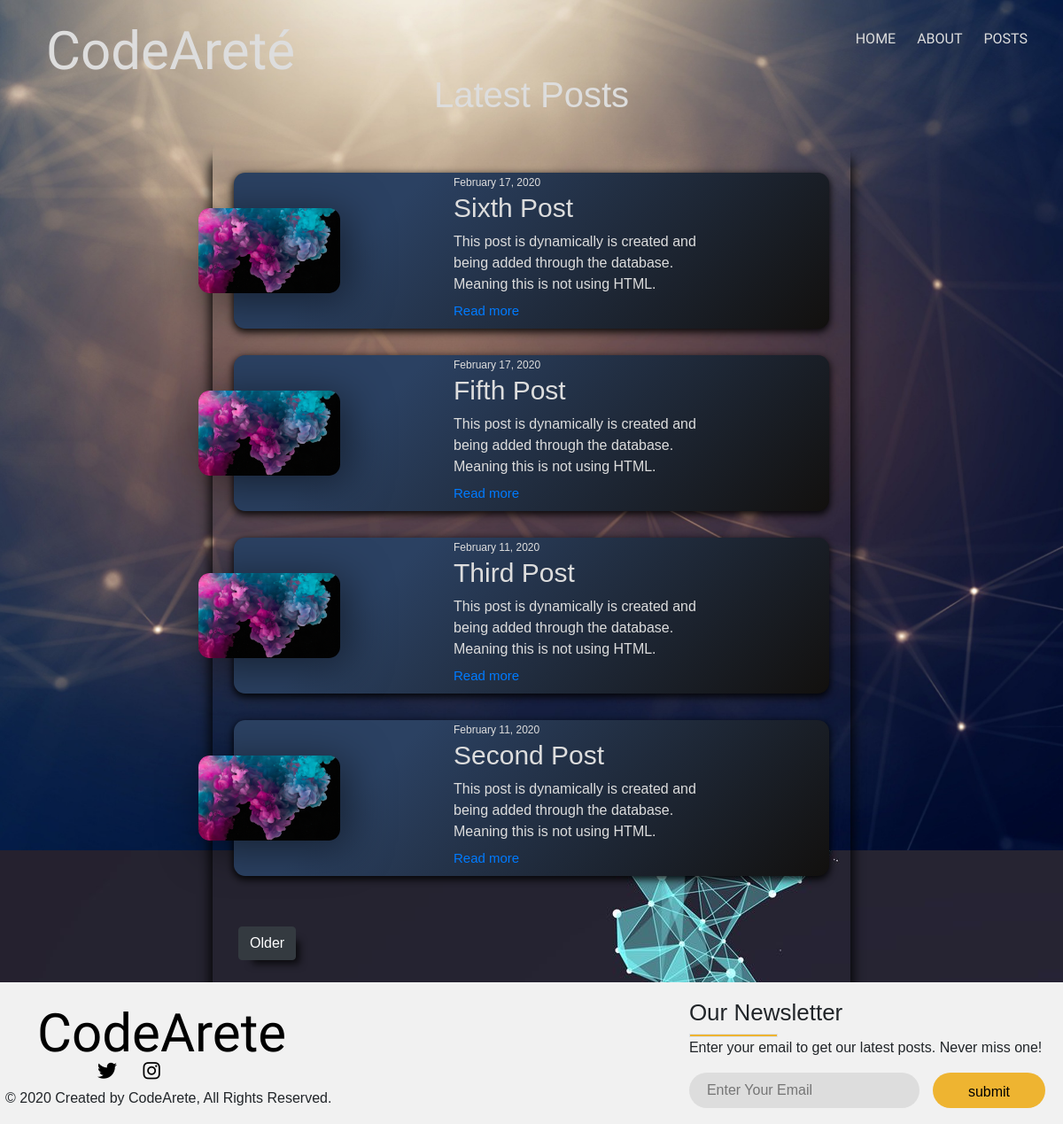
/posts/, run on the app's committed database.
### blog/models.py (models this page shows, shortened)
class POST(models.Model):
    id = models.AutoField(primary_key=True)
    title = models.CharField(max_length=200)
    summary = models.TextField()
    content = models.TextField()
    Photo = models.ImageField(upload_to='images/', blank=True)
    date_posted = models.DateTimeField(default=timezone.now)
    author = models.ForeignKey(User, on_delete=models.CASCADE)
    class Meta:
        verbose_name = "post"
        verbose_name_plural = "posts"
        ordering = ['-date_posted']

### blog/views.py (the view)
# urls.py: path('posts/', views.posts, name='blog-posts'),
def posts(request):
    b = 0
    e = 4
    posts = POST.objects.all()[b:e]
    context = {
        'post' : posts,
        'e' : e,
        'limit' : limit
    }
    return render(request, 'blog/posts.html', context)

### blog/templates/blog/posts.html (shortened to what this page needs)
{% extends 'blog/base.html' %}
{% load static %}
{% block content %}
<link rel="stylesheet" href="{% static 'blog/css/post.css' %}">
<div class="page-title">
    <h1>Latest Posts</h1>
</div>
<div class="container-post">
    {% if limit > e %}
        <form action="{% url 'blog-older' %}" method="POST" class="older-form">{% csrf_token %}
            <input class="btn btn-dark older" type="submit" value="Older">
        </form>
    {% endif %}
    {% for posts in post %}
        <div class="post">
            <div class="post-img">
                <img src="{% static 'blog/img/post.jpg' %}">
            </div>
            <div class="post-info">
                <div class="post-date">
                    <span>{{ posts.date_posted|date:"F d, Y" }} </span>
                </div>
                <h1 class="post-title">{{ posts.title }}</h1>
                <p class="post-text">{{ posts.summary }}</p>
                <a href="{{ posts.id }}" class="post-cta">Read more</a>
            </div>
        </div>
    {% endfor %}
</div>
{% endblock %}

### blog/templates/blog/base.html (shortened to what this page needs)
{% load static %}
<!DOCTYPE html>
<html lang="en">
<head>
    <link rel="stylesheet" href="https://stackpath.bootstrapcdn.com/bootstrap/4.4.1/css/bootstrap.min.css">
    <link rel="stylesheet" href="{% static 'blog/css/style.css' %}">
</head>
<body>
    <header>
        <div class="container">
            <h1 class="main-logo">CodeAreté</h1>
        <ul>
            <li><a href="{% url 'blog-home' %}">Home</a></li>
            <li><a href="{% url 'blog-about' %}">About</a></li>
            <li><a href="{% url 'blog-posts' %}">Posts</a></li>
        </ul>
        </div>
    </header>
    {% block content %}
    {% endblock %}
    <footer>
        <div class="footer-container">
            <div class="left-col">
                <h1 class="logo">CodeArete</h1>
                <div class="social-media">
                    <a href="#"><i class="fab fa-twitter"></i></a>
                    <a href="#"><i class="fab fa-instagram"></i></a>
                </div>
                <p class="rights">© 2020 Created by CodeArete, All Rights Reserved.</p>
            </div>
            <div class="right-col">
                <h1>Our Newsletter</h1>
                <div class="border"></div>
                <p>Enter your email to get our latest posts. Never miss one!</p>
                <form action="" class="newsletter-form">
                    <input type="text" class="text" placeholder="Enter Your Email">
                    <input type="submit" class="btn-2" value="submit">
                </form>
            </div>
        </div>
    </footer>
</body>
</html>

### static/blog/css/style.css (style rules this page uses)
html, body { background: black; background: url('../img/network.jpg'); background-position: center; background-attachment: fixed; margin: 0; padding: 0; height: 100%; font-family: sans-serif; }
div.container { min-height: 100%; max-width: 100%; margin: 0 auto; padding: 0 30px; }
header { background-color:rgba(255, 255, 255, 0.001); float: left; width: 100%; position: relative; z-index: 20; }
header h1 { color: #ddd; font-family: 'Satisfy', cursive; float: left; margin: 22px 0 7px 22px; font-size: 60px; transition: .4s linear; }
header ul { list-style-type: none; padding: 0; margin: 22px 0 0 0; float: right; font-family: 'Satisfy', cursive; }
header ul li { display: inline; }
header ul li a { color: #ddd; text-transform: uppercase; text-decoration: none; padding: 10px; display: inline-block; transition: .4s linear; }
footer { background: #f1f1f1; position: relative; padding: 90px, 0; height: 160px; }
.footer-container { max-width: 1300px; margin: auto; padding: 0 20px; display: flex; justify-content: space-between; align-items: center; flex-wrap: wrap-reverse; }
.logo { color: black; font-family: 'Satisfy', cursive; float: left; margin: 22px 0 7px 22px; font-size: 60px; width: 180px; transition: .4s linear; }
.social-media { position: relative; margin: 20px 0; top: 4em; right: 7em; }
.social-media a { color: black; margin-right: 25px; font-size: 22px; text-decoration: none; transition: .4s linear; }
.rights { float: left; position: relative; bottom: -18px; right: 1.5em; }
.right-col { position: relative; top: 10px; }
.right-col h1 { font-size: 26px; }
.border { width: 100px; height: 4px; background: #EEB431; }
.newsletter-form { display: flex; justify-content: center; align-items: center; flex-wrap: wrap; }
.text { position: relative; flex: 1; padding: 18px 20px; font-size: 16px; color: 293043; background: #ddd; border: none; font-weight: 700px; outline: none; border-radius: 30px; min-width: 260px; height: 40px; }
.btn-2 { position: relative; padding: 18px 40px; font-size: 16px; color: 293043; background: #EEB431; border: none; font-weight: 700px; outline: none; border-radius: 30px; height: 20px; padding-bottom: 30px; padding-top: 10px; margin-left: 15px; cursor: pointer; transition: opacity .3s linear; }
@media screen and (min-width: 1025px) { .rights { margin-left: 10px; } }
.post-img img { width: 100%; }

### static/blog/css/post.css (style rules this page uses)
*, *::before, *::after { margin: 0; padding: 0; box-sizing: border-box; }
body { background: url('../img/fractal.jpg'); background-position: center center; background-repeat: no-repeat; background-size: cover; height: 120vh; }
img { width: 100%; }
.page-title h1 { text-align: center; color: #ddd; position: relative; bottom: 18px; }
.container-post { width: 60%; min-height: 99.5vh; display: grid; align-items: center; justify-content: center; position: relative; margin-top: auto; margin-right: auto; margin-left: auto; padding: 4rem 1.5rem; border-top-left-radius: .9rem; border-top-right-radius: .9rem; box-shadow: 0px 21px 13px 3px rgba(0,0,0,0.87); position: relative; }
.post { width: 100%; max-width: 60rem; height: 10rem; padding: 5.5rem; background-color: #2b4162; background-image: linear-gradient(315deg, #12100e 0%, #2b4162 74%); box-shadow: 0px 3px 8px 1px rgba(0,0,0,0.87); display: flex; align-items: center; border-radius: .8rem; position: relative; margin: 15px 0 15px 0; bottom: 20%; }
.post-img { min-width: 10rem; max-width: 10rem; height: 6rem; transform: translateX(-8rem); position: relative; }
.post-img img { width: 100%; height: 100%; object-fit: cover; display: block; border-radius: .8rem; }
.post-img::before { content: ''; width: 100%; height: 100%; position: absolute; top: 0; left: 0; box-shadow: .5rem .5rem 3rem 1px rgba(0,0,0, .5); border-radius: .8rem; }
.post-date { display: block; }
.post-title { font-size: 30px; color: #ddd; }
.post-date span { font-size: 12px; color: #ddd; }
.post-text { width: 90%; color: #ddd; }
.post-cta { font-size: 15px; position: relative; bottom: 10px; }
.older { display: inline-block; align-self: center; position: absolute; bottom: 20px; margin: 5px; box-shadow: 10px 10px 9px -6px rgba(0,0,0,0.75); }

### data on the page
POST: date_posted "February 17, 2020", title "Sixth Post", summary "This post is dynamically is created and being added through the database. Meaning this is not using HTML."
POST: date_posted "February 17, 2020", title "Fifth Post", summary "This post is dynamically is created and being added through the database. Meaning this is not using HTML."
POST: date_posted "February 11, 2020", title "Third Post", summary "This post is dynamically is created and being added through the database. Meaning this is not using HTML."
POST: date_posted "February 11, 2020", title "Second Post", summary "This post is dynamically is created and being added through the database. Meaning this is not using HTML."
